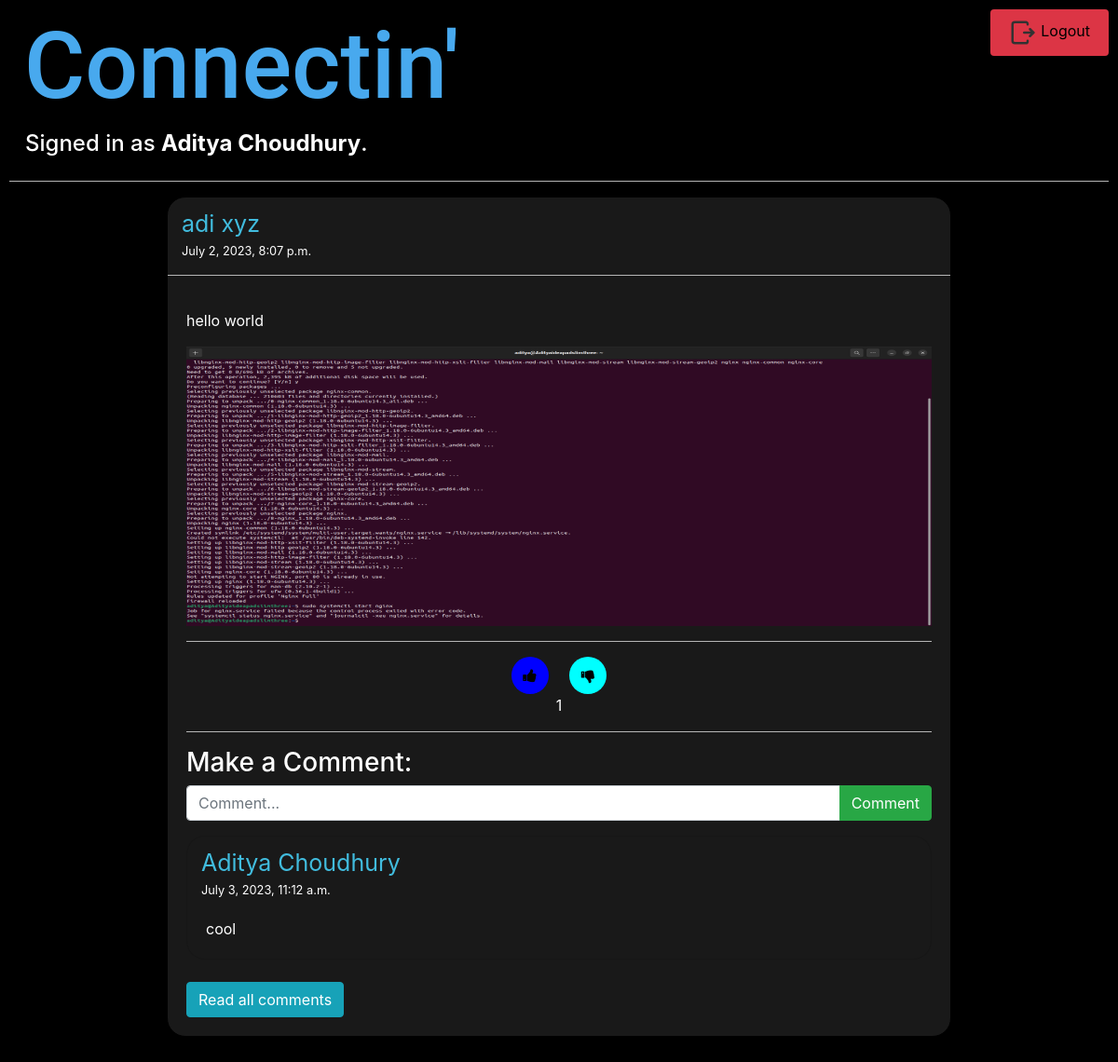
Screenshot of /myposts/adi (signed in) with the database file from the repository.
### lprofile/models.py (models this page shows, shortened)
class posts(models.Model):
    owner=models.ForeignKey(User,on_delete=models.CASCADE,blank=True,null=True,related_name="user")
    desc=models.CharField(max_length=1000)
    time=models.DateTimeField(auto_now_add=True)
    likes=models.ManyToManyField(User,related_name='likes')
    dislikes=models.ManyToManyField(User,related_name='dislikes')
    postimg=models.ImageField(null=True,blank=True,upload_to="media/postimages")
    def number_of_likes(self):
        return self.likes.count()
    def post_comms(self):
        return comments.objects.filter(c_post=self).first()

class comments(models.Model):
    comment_owner=models.ForeignKey(User,on_delete=models.CASCADE,blank=True,related_name='c_owner')
    c_post=models.ForeignKey(posts,on_delete=models.CASCADE,blank=True,null=True,related_name='c_post')
    time=models.DateTimeField(auto_now_add=True)
    message=models.CharField(max_length=300)

### lprofile/views.py (the view)
# urls.py: path("myposts/<str:uname>",views.myposts,name="myposts"),
def myposts(request,uname):
    user=User.objects.get(username=uname)
    mypost=posts.objects.filter(owner=user).order_by('-time')
    return render(request,'lprofile/myposts.html',{
        'mypost':mypost
    })

### lprofile/templates/lprofile/myposts.html (shortened to what this page needs)
{% extends "lprofile/layout.html" %}
{% block body %}
{% if user.is_authenticated %}
{% if mypost %}
    {% for i in mypost %}
    <div class="row justify-content-center">
        <div class="card" style=" border: 1px solid #000; width: 842px;">
            <a href="{% url 'profile1' uname=i.owner %}" style="padding-left: 15px;padding-top: 10px;font-size: 25px;">{{ i.owner.first_name }} {{ i.owner.last_name }}</a>
            <small style="padding-left: 15px">{{ i.time }}</small><hr>
            <div class="card-body">
                <p class="card-text">{{ i.desc }}</p>
                {% if i.postimg %}
                <img src="{{ i.postimg.url }}" style="height: 300px; width: 800px;" alt="post_picture">
                {% endif %}
                <br>
                <hr>
                <div style="text-align: center">
                    {% if request.user not in i.likes.all %}
                    {% if request.user not in i.dislikes.all %}
                    <div style="display: inline-block;vertical-align: middle">
                        <button type="submit" onclick="like(`{{i.id}}`)" id="{{i.id}}" class="fa fa-thumbs-up" style="border-radius: 20px;width: 40px;height: 40px;background-color: cyan;border: rgb(25,25,25);"></button>
                    </div>
                    &nbsp;&nbsp;&nbsp;
                    <div style="display: inline-block;vertical-align: middle">
                        <button type="submit" onclick="dislike(`{{i.id}}`)" id="dis{{i.id}}" class="fa fa-thumbs-down" style="border-radius: 20px;width: 40px;height: 40px;background-color: cyan;border: rgb(25,25,25)"></button>
                    </div>
                    {% else %}
                        <div style="display: inline-block;vertical-align: middle">
                            <button type="submit" onclick="like(`{{i.id}}`)" id="{{i.id}}" class="fa fa-thumbs-up" style="border-radius: 20px;width: 40px;height: 40px;background-color: cyan;border: rgb(25,25,25)"></button>
                        </div>
                        &nbsp;&nbsp;&nbsp;
                        <div style="display: inline-block;vertical-align: middle">
                            <button type="submit" onclick="dislike(`{{i.id}}`)" id="dis{{i.id}}" class="fa fa-thumbs-down" style="border-radius: 20px;width: 40px;height: 40px;background-color: blue;border: rgb(25,25,25)"></button>
                        </div>
                    {% endif %}
                    {% else %}
                    <div style="display: inline-block;vertical-align: middle">
                        <button type="submit" onclick="like(`{{i.id}}`)" id="{{i.id}}" class="fa fa-thumbs-up" style="border-radius: 20px;width: 40px;height: 40px;background-color: blue;border: rgb(25,25,25)"></button>
                    </div>
                    <div style="display: inline-block;vertical-align: middle">
                        <button type="submit" onclick="dislike(`{{i.id}}`)" id="dis{{i.id}}" class="fa fa-thumbs-down" style="border-radius: 20px;width: 40px;height: 40px;background-color: cyan;border: rgb(25,25,25)"></button>
                    </div>
                    {% endif %}
                        <p style="text-align: center;" id="likecount{{i.id}}">{{ i.number_of_likes }}</p>
                </div>
                <hr>
                <div>
                <form action="{% url 'comments' i.id %}" method="POST">
                    <h3>Make a Comment:</h3>
                    <div class="input-group mb-3">
                        <input type="text" style="background-color: rg(25, 25, 25);color: white;" class="form-control" name="message" placeholder="Comment..." aria-describedby="basic-addon2">
                        <div class="input-group-append">
                            <button class="btn btn-success" type="submit">Comment</button>
                        </div>
                    </div>
                </form>
                {% if i.post_comms %}
                <div class="card">
                    <a href="{% url 'profile1' uname=i.post_comms.comment_owner %}" style="padding-left: 15px;padding-top: 10px;font-size: 25px;">{{ i.post_comms.comment_owner.first_name }} {{ i.post_comms.comment_owner.last_name }}</a>
                    <small style="padding-left: 15px;">{{ i.post_comms.time }}</small>
                    <div class="card-body">
                        <p class="card-text">{{ i.post_comms.message }}</p>
                    </div>
                </div>
                <br>
                {% endif %}
                <div style="float: left;">
                    <a href="{% url 'comments' i.id %}">
                        <button class="btn btn-info">
                            Read all comments
                        </button>
                    </a>
                </div>
                </div>
            </div>
        </div>
    </div>
    <br>
    {% endfor %}
{% else %}
<h5>None yet!</h5>
{% endif %}
{% else %}
<h2 style="text-align: center">Login/SignUp first!</h2>
{% endif %}
{% endblock %}

### lprofile/templates/lprofile/layout.html (shortened to what this page needs)
{% load static %}
<!DOCTYPE html>
<html>
    <head>
        <link rel="stylesheet" href="https://stackpath.bootstrapcdn.com/bootstrap/4.4.1/css/bootstrap.min.css">
        <link rel="stylesheet" href="https://cdnjs.cloudflare.com/ajax/libs/font-awesome/4.7.0/css/font-awesome.min.css">
        <link href="{% static 'lprofile/styles.css' %}" rel="stylesheet">
    </head>
    <body>
        <div style="float: left;">
        <a href="{% url 'index' %}">
            <button style="background-color: black;border: black;">
                <h1 style="padding-left: 10px;font-size: 100px; color:rgb(72, 169, 238); font-family: roboto;">
                    Connectin'
                </h1>
            </button>
        </a>
        <h4 style="padding-left: 17px;">
            {% if user.is_authenticated %}
                Signed in as <strong>{{ user.first_name }} {{ user.last_name }}</strong>.
            {% else %}
                Not signed in.
            {% endif %}
        </h4>
        </div>
        {% if user.is_authenticated %}
            <a href="{% url 'logout' %}" style="padding-top: 20px; padding-right: 20px;">
                <button class="btn btn-danger" style="float: right;color: black;">
                    Logout
                </button>
            </a>
            <br><br><br><br><br><br><br>
            <hr>
        {% endif %}
        {% block body %}
        {% endblock %}
    </body>
</html>

### lprofile/static/lprofile/styles.css (style rules this page uses)
.card { background-color: rgb(25, 25, 25); border-radius: 20px; }
body { padding: 10px; background-color: black; color: white; }
a { color: rgb(65, 188, 222); }
hr { background-color: rgb(203, 203, 203); }
.btn-danger { background-color: #dc3545; color: #ffffff; padding: 10px 20px; font-size: 16px; border: none; border-radius: 4px; cursor: pointer; }

### rows the page displays
posts: owner.first_name "adi", owner.last_name "xyz", time "July 2, 2023, 8:07 p.m.", desc "hello world", postimg (picture), number_of_likes "1", post_comms.comment_owner.first_name "Aditya", post_comms.comment_owner.last_name "Choudhury", post_comms.time "July 3, 2023, 11:12 a.m.", post_comms.message "cool"

### other values shown
{{ user.first_name }} "Aditya"
{{ user.last_name }} "Choudhury"
